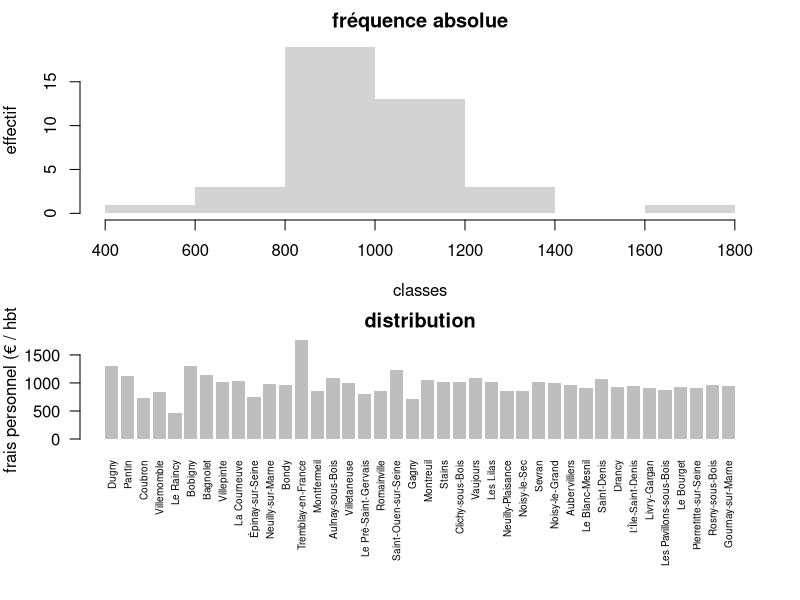

Write the R code that produced this figure.
## ---- chunk 1
knitr::opts_chunk$set(echo = TRUE)
## ---- chunk 2
data <- read.csv2("data/fraisPersonnel.csv", fileEncoding = "UTF-8", dec = ".")
par(mfrow = c(2,1))
par(mar = c(4,4,2,2))
hist(data$montant.par.hbt, main = "fréquence absolue", xlab = "classes", ylab="effectif" , border = NA)
par(mar = c(8,4,2,2))
barplot(data$montant.par.hbt, names.arg= data$Nom,main = "distribution", xlab = "", ylab = "frais personnel (€ / hbt", las=2, cex.names =  0.6, border = NA)
## ---- chunk 3
data <- read.table("data/exKHI2.csv", sep = ",", row.names =1 , col.names = c("oui","non") ,fileEncoding = "UTF-8")
knitr::kable(data)
chisq.test(data)
